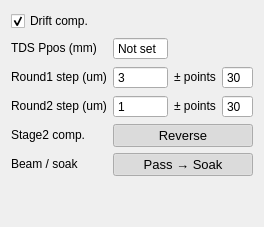
              <widget class="QWidget" name="peakSearchTab">
               <attribute name="title">
                <string>Peak search</string>
               </attribute>
               <layout class="QGridLayout" name="psGrid" columnstretch="0,1,0,1"><item row="0" column="0" colspan="2"><widget class="QCheckBox" name="driftComp"><property name="sizePolicy"><sizepolicy hsizetype="Expanding" vsizetype="Fixed"><horstretch>0</horstretch><verstretch>0</verstretch></sizepolicy></property><property name="toolTip"><string>&lt;html&gt;&lt;head/&gt;&lt;body&gt;&lt;p&gt;&lt;span style=&quot; font-weight:700;&quot;&gt;Temperature drift compensation&lt;/span&gt;&lt;/p&gt;&lt;p&gt;Ticked: in every temperature scan (ScanT ticked, iTC connected, temperature points in the list), at each temperature point the stage1 THz peak is searched around TDS Ppos. Its shift &#916; = new peak - TDS Ppos is added to iPos1, and to iPos2 with the direction set below, so the pump-THz delay stays the same at every temperature. Works the same in every scan mode.&lt;/p&gt;&lt;p&gt;Unticked: no search and no compensation. Scans without a temperature change are never compensated.&lt;/p&gt;&lt;/body&gt;&lt;/html&gt;</string></property><property name="text"><string>Drift comp.</string></property><property name="checked"><bool>true</bool></property><property name="mytype" stdset="0"><string>checkbox</string></property></widget></item><item row="1" column="0"><widget class="QLabel" name="psLabel_Ppos"><property name="sizePolicy"><sizepolicy hsizetype="Preferred" vsizetype="Fixed"><horstretch>0</horstretch><verstretch>0</verstretch></sizepolicy></property><property name="toolTip"><string>&lt;html&gt;&lt;head/&gt;&lt;body&gt;&lt;p&gt;&lt;span style=&quot; font-weight:700;&quot;&gt;TDS Ppos - stage1 THz peak position (mm)&lt;/span&gt;&lt;/p&gt;&lt;p&gt;The stage1 position of the THz peak that belongs to the current iPos1 / iPos2. Enter it by hand after optimising the TDS; every successful search then updates it.&lt;/p&gt;&lt;p&gt;Not set: a compensated temperature scan will not start. The value is not kept after the program is closed.&lt;/p&gt;&lt;/body&gt;&lt;/html&gt;</string></property><property name="text"><string>TDS Ppos (mm)</string></property><property name="mytype" stdset="0"><string>label</string></property></widget></item><item row="1" column="1"><widget class="QDoubleSpinBox" name="TDS_Ppos"><property name="sizePolicy"><sizepolicy hsizetype="Expanding" vsizetype="Fixed"><horstretch>0</horstretch><verstretch>0</verstretch></sizepolicy></property><property name="toolTip"><string>&lt;html&gt;&lt;head/&gt;&lt;body&gt;&lt;p&gt;&lt;span style=&quot; font-weight:700;&quot;&gt;TDS Ppos - stage1 THz peak position (mm)&lt;/span&gt;&lt;/p&gt;&lt;p&gt;The stage1 position of the THz peak that belongs to the current iPos1 / iPos2. Enter it by hand after optimising the TDS; every successful search then updates it.&lt;/p&gt;&lt;p&gt;Not set: a compensated temperature scan will not start. The value is not kept after the program is closed.&lt;/p&gt;&lt;/body&gt;&lt;/html&gt;</string></property><property name="buttonSymbols"><enum>QAbstractSpinBox::ButtonSymbols::NoButtons</enum></property><property name="specialValueText"><string>Not set</string></property><property name="decimals"><number>3</number></property><property name="minimum"><double>-1.000000000000000</double></property><property name="maximum"><double>220.000000000000000</double></property><property name="value"><double>-1.000000000000000</double></property></widget></item><item row="2" column="0"><widget class="QLabel" name="psLabel_R1"><property name="sizePolicy"><sizepolicy hsizetype="Preferred" vsizetype="Fixed"><horstretch>0</horstretch><verstretch>0</verstretch></sizepolicy></property><property name="toolTip"><string>&lt;html&gt;&lt;head/&gt;&lt;body&gt;&lt;p&gt;&lt;span style=&quot; font-weight:700;&quot;&gt;Round 1 - coarse search&lt;/span&gt;&lt;/p&gt;&lt;p&gt;Step (um) and number of points on each side of TDS Ppos. Default 3 um x &#177;30 covers &#177;90 um.&lt;/p&gt;&lt;p&gt;Keep the step below the width of the THz peak, or the search can step over it. A maximum on the edge of this window counts as a failed search (the peak may have left the window).&lt;/p&gt;&lt;/body&gt;&lt;/html&gt;</string></property><property name="text"><string>Round1 step (um)</string></property><property name="mytype" stdset="0"><string>label</string></property></widget></item><item row="2" column="1"><widget class="QSpinBox" name="R1_step"><property name="sizePolicy"><sizepolicy hsizetype="Expanding" vsizetype="Fixed"><horstretch>0</horstretch><verstretch>0</verstretch></sizepolicy></property><property name="toolTip"><string>&lt;html&gt;&lt;head/&gt;&lt;body&gt;&lt;p&gt;&lt;span style=&quot; font-weight:700;&quot;&gt;Round 1 - coarse search&lt;/span&gt;&lt;/p&gt;&lt;p&gt;Step (um) and number of points on each side of TDS Ppos. Default 3 um x &#177;30 covers &#177;90 um.&lt;/p&gt;&lt;p&gt;Keep the step below the width of the THz peak, or the search can step over it. A maximum on the edge of this window counts as a failed search (the peak may have left the window).&lt;/p&gt;&lt;/body&gt;&lt;/html&gt;</string></property><property name="buttonSymbols"><enum>QAbstractSpinBox::ButtonSymbols::NoButtons</enum></property><property name="minimum"><number>1</number></property><property name="maximum"><number>1000</number></property><property name="value"><number>3</number></property></widget></item><item row="2" column="2"><widget class="QLabel" name="psLabel_R1pts"><property name="sizePolicy"><sizepolicy hsizetype="Preferred" vsizetype="Fixed"><horstretch>0</horstretch><verstretch>0</verstretch></sizepolicy></property><property name="toolTip"><string>&lt;html&gt;&lt;head/&gt;&lt;body&gt;&lt;p&gt;&lt;span style=&quot; font-weight:700;&quot;&gt;Round 1 - coarse search&lt;/span&gt;&lt;/p&gt;&lt;p&gt;Step (um) and number of points on each side of TDS Ppos. Default 3 um x &#177;30 covers &#177;90 um.&lt;/p&gt;&lt;p&gt;Keep the step below the width of the THz peak, or the search can step over it. A maximum on the edge of this window counts as a failed search (the peak may have left the window).&lt;/p&gt;&lt;/body&gt;&lt;/html&gt;</string></property><property name="text"><string>&#177; points</string></property><property name="mytype" stdset="0"><string>label</string></property></widget></item><item row="2" column="3"><widget class="QSpinBox" name="R1_pts"><property name="sizePolicy"><sizepolicy hsizetype="Expanding" vsizetype="Fixed"><horstretch>0</horstretch><verstretch>0</verstretch></sizepolicy></property><property name="toolTip"><string>&lt;html&gt;&lt;head/&gt;&lt;body&gt;&lt;p&gt;&lt;span style=&quot; font-weight:700;&quot;&gt;Round 1 - coarse search&lt;/span&gt;&lt;/p&gt;&lt;p&gt;Step (um) and number of points on each side of TDS Ppos. Default 3 um x &#177;30 covers &#177;90 um.&lt;/p&gt;&lt;p&gt;Keep the step below the width of the THz peak, or the search can step over it. A maximum on the edge of this window counts as a failed search (the peak may have left the window).&lt;/p&gt;&lt;/body&gt;&lt;/html&gt;</string></property><property name="buttonSymbols"><enum>QAbstractSpinBox::ButtonSymbols::NoButtons</enum></property><property name="minimum"><number>1</number></property><property name="maximum"><number>500</number></property><property name="value"><number>30</number></property></widget></item><item row="3" column="0"><widget class="QLabel" name="psLabel_R2"><property name="sizePolicy"><sizepolicy hsizetype="Preferred" vsizetype="Fixed"><horstretch>0</horstretch><verstretch>0</verstretch></sizepolicy></property><property name="toolTip"><string>&lt;html&gt;&lt;head/&gt;&lt;body&gt;&lt;p&gt;&lt;span style=&quot; font-weight:700;&quot;&gt;Round 2 - fine search&lt;/span&gt;&lt;/p&gt;&lt;p&gt;Step (um) and number of points on each side of the Round 1 result. Default 1 um x &#177;30.&lt;/p&gt;&lt;/body&gt;&lt;/html&gt;</string></property><property name="text"><string>Round2 step (um)</string></property><property name="mytype" stdset="0"><string>label</string></property></widget></item><item row="3" column="1"><widget class="QSpinBox" name="R2_step"><property name="sizePolicy"><sizepolicy hsizetype="Expanding" vsizetype="Fixed"><horstretch>0</horstretch><verstretch>0</verstretch></sizepolicy></property><property name="toolTip"><string>&lt;html&gt;&lt;head/&gt;&lt;body&gt;&lt;p&gt;&lt;span style=&quot; font-weight:700;&quot;&gt;Round 2 - fine search&lt;/span&gt;&lt;/p&gt;&lt;p&gt;Step (um) and number of points on each side of the Round 1 result. Default 1 um x &#177;30.&lt;/p&gt;&lt;/body&gt;&lt;/html&gt;</string></property><property name="buttonSymbols"><enum>QAbstractSpinBox::ButtonSymbols::NoButtons</enum></property><property name="minimum"><number>1</number></property><property name="maximum"><number>1000</number></property><property name="value"><number>1</number></property></widget></item><item row="3" column="2"><widget class="QLabel" name="psLabel_R2pts"><property name="sizePolicy"><sizepolicy hsizetype="Preferred" vsizetype="Fixed"><horstretch>0</horstretch><verstretch>0</verstretch></sizepolicy></property><property name="toolTip"><string>&lt;html&gt;&lt;head/&gt;&lt;body&gt;&lt;p&gt;&lt;span style=&quot; font-weight:700;&quot;&gt;Round 2 - fine search&lt;/span&gt;&lt;/p&gt;&lt;p&gt;Step (um) and number of points on each side of the Round 1 result. Default 1 um x &#177;30.&lt;/p&gt;&lt;/body&gt;&lt;/html&gt;</string></property><property name="text"><string>&#177; points</string></property><property name="mytype" stdset="0"><string>label</string></property></widget></item><item row="3" column="3"><widget class="QSpinBox" name="R2_pts"><property name="sizePolicy"><sizepolicy hsizetype="Expanding" vsizetype="Fixed"><horstretch>0</horstretch><verstretch>0</verstretch></sizepolicy></property><property name="toolTip"><string>&lt;html&gt;&lt;head/&gt;&lt;body&gt;&lt;p&gt;&lt;span style=&quot; font-weight:700;&quot;&gt;Round 2 - fine search&lt;/span&gt;&lt;/p&gt;&lt;p&gt;Step (um) and number of points on each side of the Round 1 result. Default 1 um x &#177;30.&lt;/p&gt;&lt;/body&gt;&lt;/html&gt;</string></property><property name="buttonSymbols"><enum>QAbstractSpinBox::ButtonSymbols::NoButtons</enum></property><property name="minimum"><number>1</number></property><property name="maximum"><number>500</number></property><property name="value"><number>30</number></property></widget></item><item row="4" column="0"><widget class="QLabel" name="psLabel_dir"><property name="sizePolicy"><sizepolicy hsizetype="Preferred" vsizetype="Fixed"><horstretch>0</horstretch><verstretch>0</verstretch></sizepolicy></property><property name="toolTip"><string>&lt;html&gt;&lt;head/&gt;&lt;body&gt;&lt;p&gt;&lt;span style=&quot; font-weight:700;&quot;&gt;Stage2 compensation direction&lt;/span&gt;&lt;/p&gt;&lt;p&gt;Reverse: stage2 moves opposite to the stage1 peak shift, iPos2 = iPos2 - &#916; (this setup: stage2 is mounted in reverse).&lt;/p&gt;&lt;p&gt;Forward: iPos2 = iPos2 + &#916;.&lt;/p&gt;&lt;/body&gt;&lt;/html&gt;</string></property><property name="text"><string>Stage2 comp.</string></property><property name="mytype" stdset="0"><string>label</string></property></widget></item><item row="4" column="1" colspan="3"><widget class="QPushButton" name="stage2CompDir"><property name="sizePolicy"><sizepolicy hsizetype="Expanding" vsizetype="Fixed"><horstretch>0</horstretch><verstretch>0</verstretch></sizepolicy></property><property name="maximumSize"><size><width>16777215</width><height>32</height></size></property><property name="font"><font><pointsize>10</pointsize></font></property><property name="toolTip"><string>&lt;html&gt;&lt;head/&gt;&lt;body&gt;&lt;p&gt;&lt;span style=&quot; font-weight:700;&quot;&gt;Stage2 compensation direction&lt;/span&gt;&lt;/p&gt;&lt;p&gt;Reverse: stage2 moves opposite to the stage1 peak shift, iPos2 = iPos2 - &#916; (this setup: stage2 is mounted in reverse).&lt;/p&gt;&lt;p&gt;Forward: iPos2 = iPos2 + &#916;.&lt;/p&gt;&lt;/body&gt;&lt;/html&gt;</string></property><property name="text"><string>Reverse</string></property><property name="checkable"><bool>true</bool></property><property name="checked"><bool>true</bool></property><property name="mytype" stdset="0"><string>checkable_button</string></property></widget></item><item row="5" column="0"><widget class="QLabel" name="psLabel_pass"><property name="sizePolicy"><sizepolicy hsizetype="Preferred" vsizetype="Fixed"><horstretch>0</horstretch><verstretch>0</verstretch></sizepolicy></property><property name="toolTip"><string>&lt;html&gt;&lt;head/&gt;&lt;body&gt;&lt;p&gt;&lt;span style=&quot; font-weight:700;&quot;&gt;Beam / soak order (AutoBlock only)&lt;/span&gt;&lt;/p&gt;&lt;p&gt;Pass &#8594; Soak (default): the beam is let through as soon as the temperature is stable, so the sample soak also absorbs the heating by the pump beam before the peak search.&lt;/p&gt;&lt;p&gt;Soak &#8594; Pass: the beam stays blocked through the soak and is let through just before the peak search - for samples that change under light.&lt;/p&gt;&lt;p&gt;Only used when AutoBlock is on in a temperature scan.&lt;/p&gt;&lt;/body&gt;&lt;/html&gt;</string></property><property name="text"><string>Beam / soak</string></property><property name="mytype" stdset="0"><string>label</string></property></widget></item><item row="5" column="1" colspan="3"><widget class="QPushButton" name="passOrder"><property name="sizePolicy"><sizepolicy hsizetype="Expanding" vsizetype="Fixed"><horstretch>0</horstretch><verstretch>0</verstretch></sizepolicy></property><property name="maximumSize"><size><width>16777215</width><height>32</height></size></property><property name="font"><font><pointsize>10</pointsize></font></property><property name="toolTip"><string>&lt;html&gt;&lt;head/&gt;&lt;body&gt;&lt;p&gt;&lt;span style=&quot; font-weight:700;&quot;&gt;Beam / soak order (AutoBlock only)&lt;/span&gt;&lt;/p&gt;&lt;p&gt;Pass &#8594; Soak (default): the beam is let through as soon as the temperature is stable, so the sample soak also absorbs the heating by the pump beam before the peak search.&lt;/p&gt;&lt;p&gt;Soak &#8594; Pass: the beam stays blocked through the soak and is let through just before the peak search - for samples that change under light.&lt;/p&gt;&lt;p&gt;Only used when AutoBlock is on in a temperature scan.&lt;/p&gt;&lt;/body&gt;&lt;/html&gt;</string></property><property name="text"><string>Pass &#8594; Soak</string></property><property name="checkable"><bool>true</bool></property><property name="checked"><bool>true</bool></property><property name="mytype" stdset="0"><string>checkable_button</string></property></widget></item><item row="6" column="0"><spacer name="psVSpacer"><property name="orientation"><enum>Qt::Orientation::Vertical</enum></property><property name="sizeHint" stdset="0"><size><width>20</width><height>40</height></size></property></spacer></item></layout>
              </widget>
